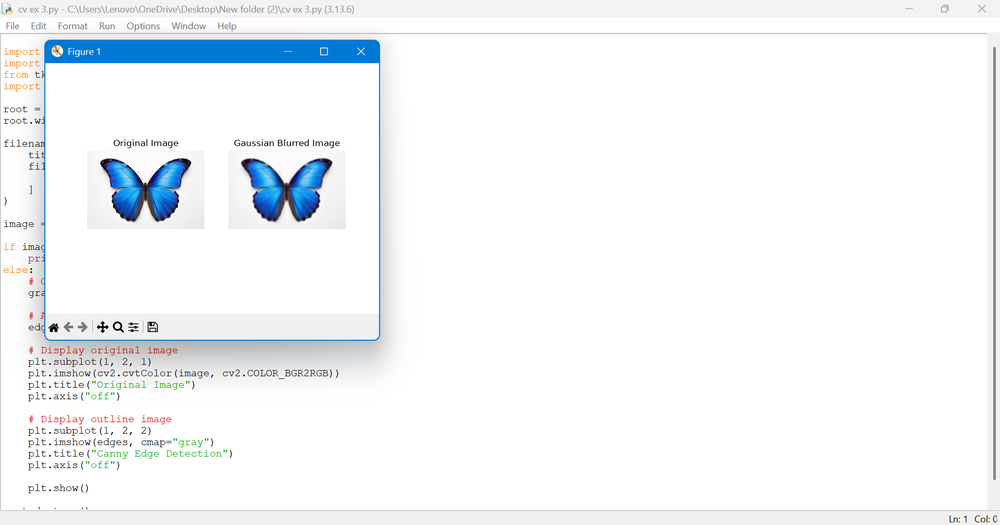
#> input picture lab experiments/ex 2.png, 1000 x 525 px, shrunk from 1918 x 1006 before the run
$ python 'cv ex 16.py'   (older library calls are emulated)
#> lines starting #> are read from the running program, lines starting #| are printed output that depends on the picture

import cv2
import matplotlib.pyplot as plt
from tkinter import filedialog
import tkinter as tk

root = tk.Tk()
root.withdraw()

filename = filedialog.askopenfilename(
    title="Select an Image",
    filetypes=[("Image files", "*.jpg *.jpeg *.png *.bmp")]
)
#> the answer given: ex 2.png

image = cv2.imread(filename)
#> image is the input picture: shape (525, 1000, 3); mean B, G, R 247.7, 245.5, 242.8

if image is None:
    print("Image not selected or cannot be opened")
else:
    # Convert image to grayscale
    gray = cv2.cvtColor(image, cv2.COLOR_BGR2GRAY)
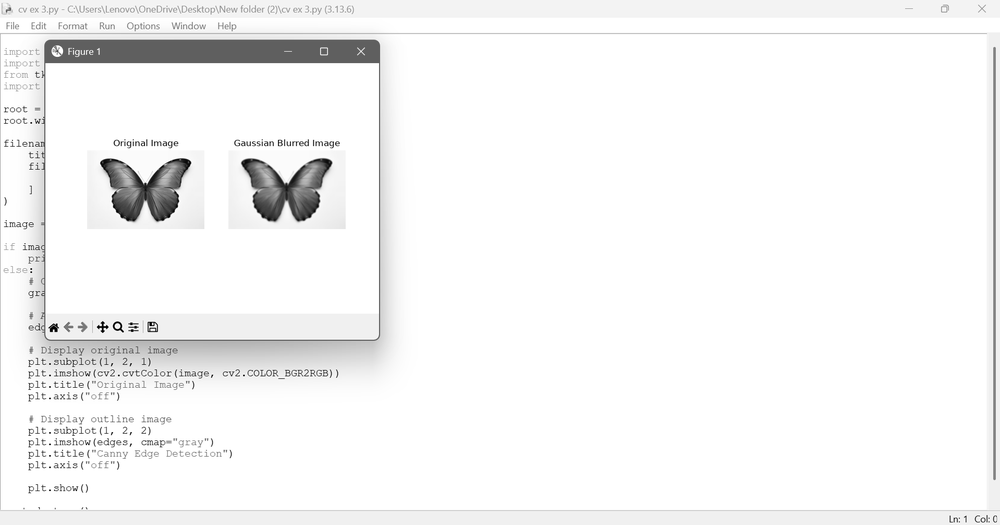
#> gray: shape (525, 1000); min 0, max 255, mean 245

    # Apply Sobel filter in X direction
    sobel_x = cv2.Sobel(
        gray, cv2.CV_64F, 1, 0, ksize=3
    )
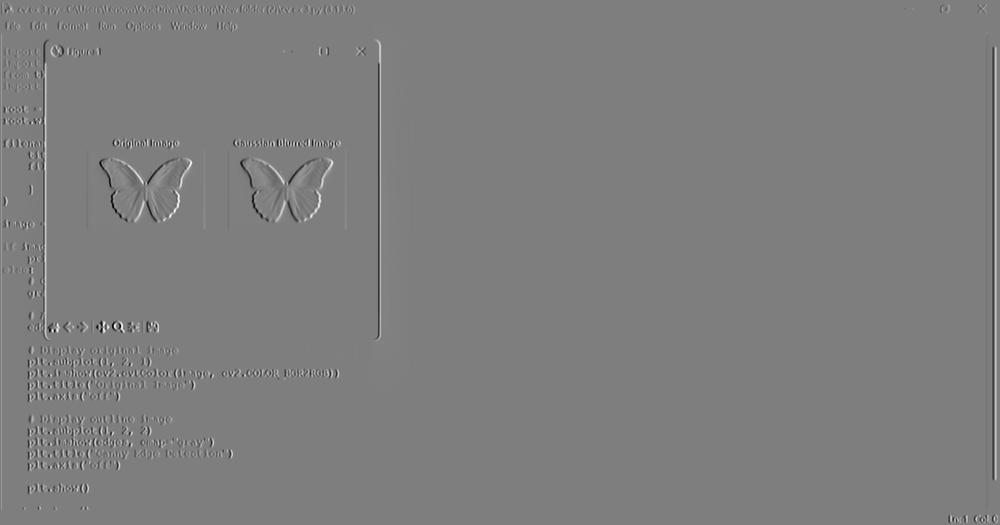
#> sobel_x: shape (525, 1000) float64; min -980, max 989, mean 0.1; drawn with min black and max white

    # Apply Sobel filter in Y direction
    sobel_y = cv2.Sobel(
        gray, cv2.CV_64F, 0, 1, ksize=3
    )
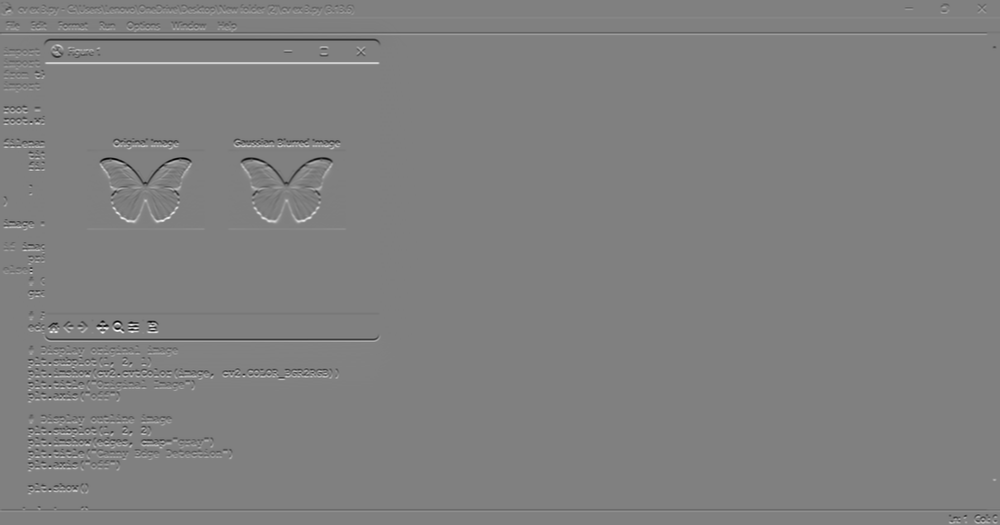
#> sobel_y: shape (525, 1000) float64; min -1020, max 1009, mean 0; drawn with min black and max white

    # Convert results to absolute values
    sobel_x = cv2.convertScaleAbs(sobel_x)
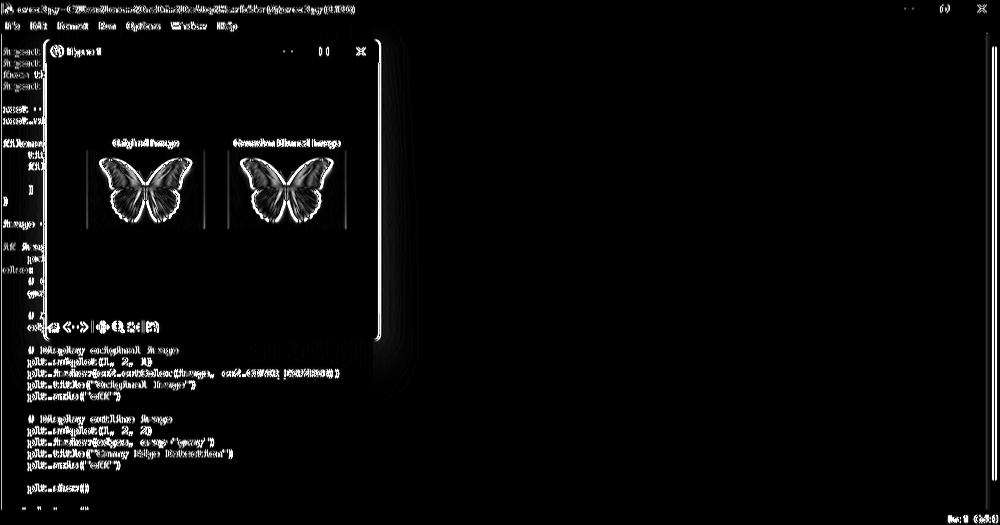
#> sobel_x: shape (525, 1000); min 0, max 255, mean 10.2
    sobel_y = cv2.convertScaleAbs(sobel_y)
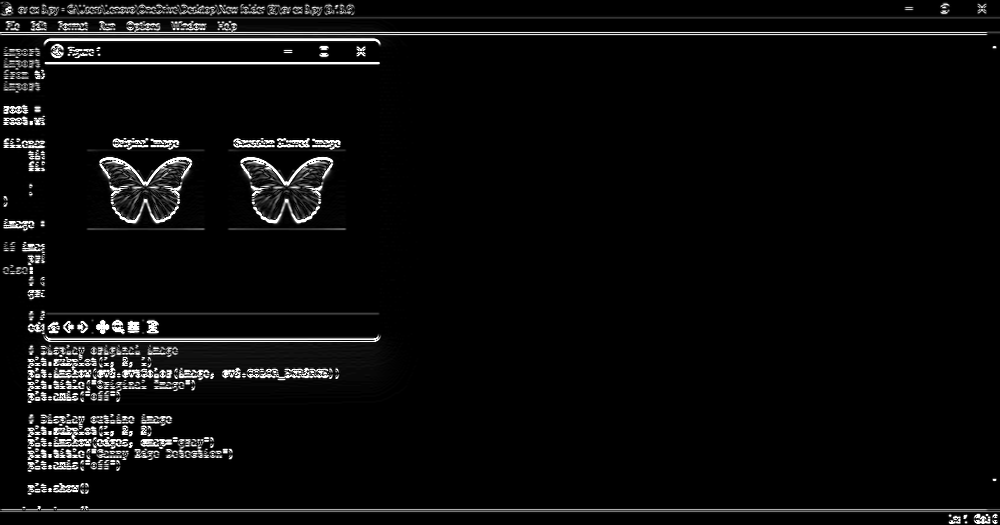
#> sobel_y: shape (525, 1000); min 0, max 255, mean 11.3

    # Combine both directions
    sobel = cv2.addWeighted(
        sobel_x, 0.5, sobel_y, 0.5, 0
    )
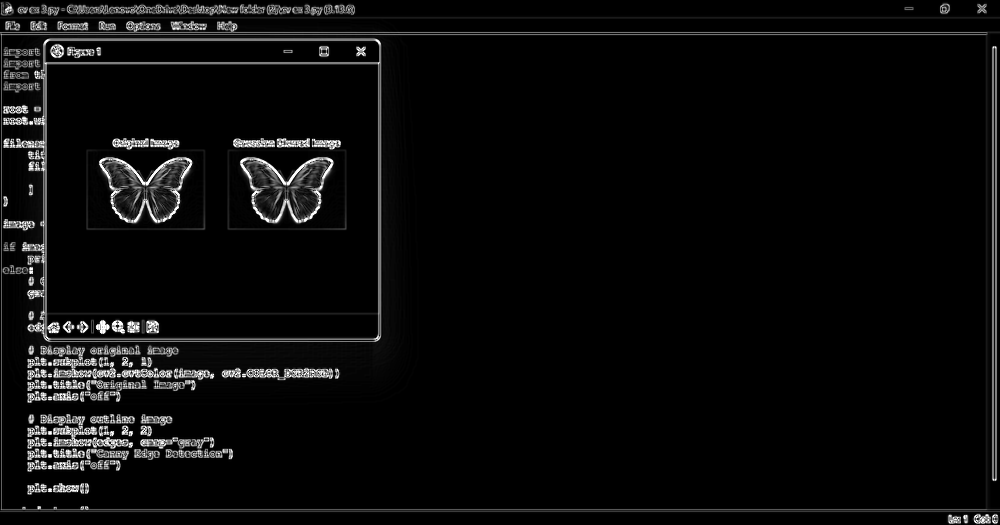
#> sobel: shape (525, 1000); min 0, max 255, mean 10.8

    # Display output
    plt.figure(figsize=(10, 6))

    plt.subplot(2, 2, 1)
    plt.imshow(gray, cmap="gray")
    plt.title("Original Grayscale")
    plt.axis("off")

    plt.subplot(2, 2, 2)
    plt.imshow(sobel_x, cmap="gray")
    plt.title("Sobel X")
    plt.axis("off")

    plt.subplot(2, 2, 3)
    plt.imshow(sobel_y, cmap="gray")
    plt.title("Sobel Y")
    plt.axis("off")

    plt.subplot(2, 2, 4)
    plt.imshow(sobel, cmap="gray")
    plt.title("Sobel Edge Detection")
    plt.axis("off")

    plt.tight_layout()
    plt.show()

root.destroy()
